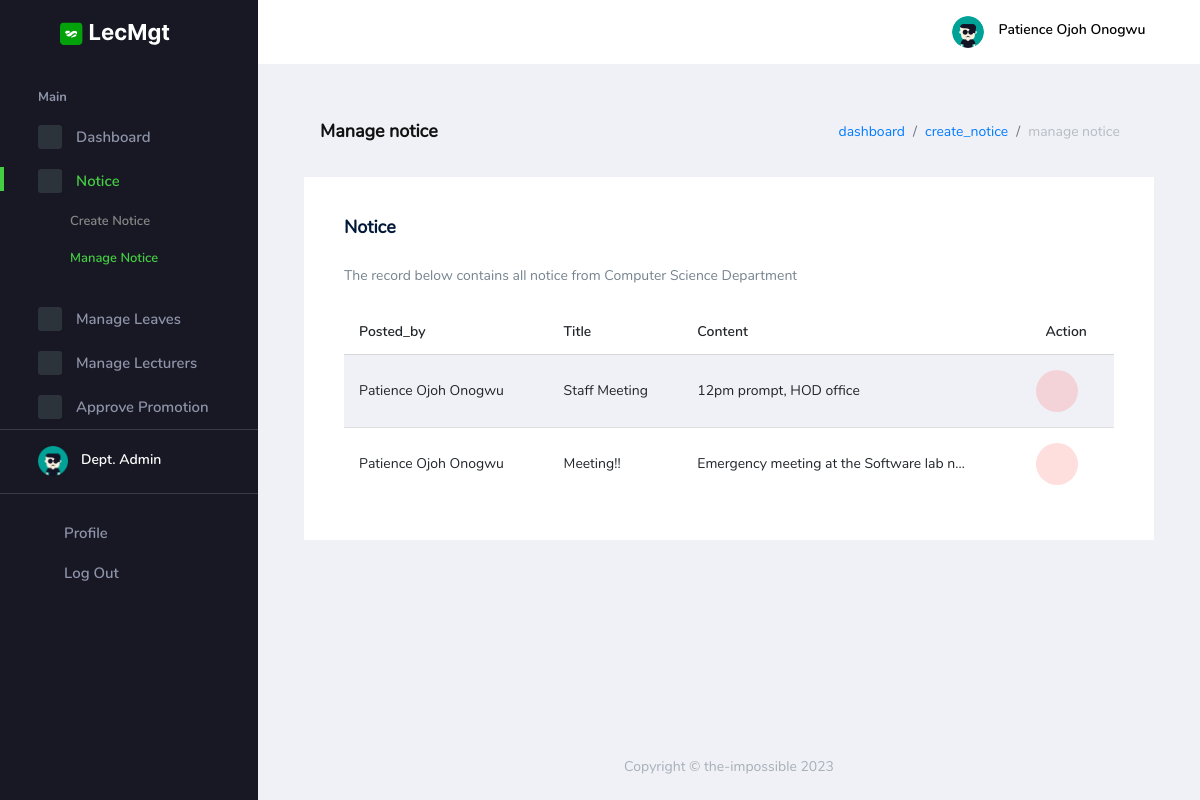
Screenshot of /auth/manage_notice (signed in) with the database file from the repository.
### lecMgt_auth/models.py (models this page shows, shortened)
class User(AbstractBaseUser, PermissionsMixin):
    user_id = models.UUIDField(
        default=uuid.uuid4, primary_key=True, unique=True, editable=False)
    email = models.CharField(max_length=100, db_index=True,
                             unique=True, verbose_name='email address', blank=True)
    name = models.CharField(
        max_length=100, db_index=True, blank=True, null=True)
    pics = models.ImageField(
        default='img/user.png', upload_to='uploads/', null=True)
    department = models.ForeignKey(
        Department, on_delete=models.CASCADE, blank=True, null=True,)
    date_joined = models.DateTimeField(
        verbose_name='date_joined', auto_now_add=True)
    last_login = models.DateTimeField(
        verbose_name='last_login', auto_now=True, null=True)
    is_active = models.BooleanField(default=True)
    is_staff = models.BooleanField(default=False)
    is_dept = models.BooleanField(default=False)
    is_central = models.BooleanField(default=False)
    is_dean = models.BooleanField(default=False)
    is_hod = models.BooleanField(default=False)
    is_superuser = models.BooleanField(default=False)
    USERNAME_FIELD = 'email'
    REQUIRED_FIELDS = ['name',]
    objects = UserManager()
    class Meta:
        db_table = 'Users'
        verbose_name_plural = 'Users'

class Department(models.Model):
    dept_id = models.UUIDField(
        default=uuid.uuid4, primary_key=True, unique=True, editable=False)
    dept_title = models.CharField(max_length=50, unique=True)
    def __str__(self):
        return self.dept_title
    class Meta:
        db_table = 'Department'
        verbose_name_plural = 'Departments'

class Notice(models.Model):
    notice_id = models.UUIDField(
        default=uuid.uuid4, primary_key=True, unique=True, editable=False)
    notice_title = models.CharField(max_length=50,)
    notice_detail = models.TextField(blank=True, null=True)
    posted_by = models.ForeignKey(
        User, on_delete=models.CASCADE, blank=True, null=True)
    department = models.ForeignKey(
        Department, on_delete=models.CASCADE, blank=True, null=True)
    created = models.DateTimeField(
        verbose_name='date_created', auto_now_add=True)
    class Meta:
        db_table = 'Notice'
        verbose_name_plural = 'Notice'

### lecMgt_auth/views.py (the view, shortened to what this page needs)
# urls.py: path('manage_notice', ManageNotice.as_view(), name="manage_notice"),
class ManageNotice(LoginRequiredMixin, ListView):
    template_name = 'backend/auth/notice/manage_notice.html'
    def get_queryset(self):
        return Notice.objects.filter(department=self.request.user.department).order_by('-created')

### Templates/backend/auth/notice/manage_notice.html (shortened to what this page needs)
{% extends 'base.html' %}
{% load crispy_forms_tags %}
{% load static %}
{% block head %}{% include 'partials/auth_head.html' %}{% endblock head %}
{% block body %}
    <div class="container-scroller">
    {% block nav %}{% include 'partials/auth_nav.html' %}{% endblock nav %}
      <div class="container-fluid page-body-wrapper">
        {% include 'partials/auth_sidebar.html' %}
        <div class="main-panel">
          <div class="content-wrapper">
            <div class="page-header">
              <h3 class="page-title"> Manage notice </h3>
              <nav aria-label="breadcrumb">
                <ol class="breadcrumb">
                  <li class="breadcrumb-item"><a href="{% url 'auth:dashboard' %}">dashboard</a></li>
                  {% if request.user.is_dept %}
                  <li class="breadcrumb-item"><a href="{% url 'auth:create_notice' %}">create_notice</a></li>
                  {% endif %}
                  <li class="breadcrumb-item active" aria-current="page">manage notice</li>
                </ol>
              </nav>
            </div>
            <div class="row">
              <div class="col-lg-12 grid-margin stretch-card">
                <div class="card">
                  <div class="card-body">
                    <h4 class="card-title">Notice</h4>
                    <p class="card-description"> The record below contains all notice from {{ request.user.department }}
                    </p>
                    <table class="table table-striped table-hover">
                      <thead>
                        <tr>
                          <th> Posted_by </th>
                          <th> Title </th>
                          <th> Content </th>
                          {% if request.user.is_dept or request.user.is_hod %}
                          <th> Action </th>
                          {% endif %}
                        </tr>
                      </thead>
                      <tbody>
                        {% for object in object_list %}
                          <td> {{ object.posted_by.name}} </td>
                          <td>
                             {{ object.notice_title}}</td>
                          <td>
                            <a style="cursor: pointer;" data-toggle="modal" data-target="#detailsModal{{forloop.counter}}">
                              {{ object.notice_detail|truncatechars:40 }}
                            </a>
                          </td>
                          {% if request.user.is_dept or request.user.is_hod %}
                          <td>
                            <div class="row">
                              <button type="button" class="btn btn-inverse-danger btn-rounded btn-icon" data-toggle="modal" data-target="#deleteModal{{forloop.counter}}">
                                <i class="mdi mdi-delete-forever"></i>
                              </button>
                            </div>
                          </td>
                          {% endif %}
                        {% endfor %}
                      </tbody>
                    </table>
                  </div>
                </div>
              </div>
            </div>
          </div>
          {% block footer %}{% include 'partials/auth_footer.html' %}{% endblock footer %}
        </div>
      </div>
    </div>
  {% endblock %}

### Templates/partials/auth_nav.html (shortened to what this page needs)
{% load static %}
<nav class="navbar default-layout-navbar col-lg-12 col-12 p-0 fixed-top d-flex flex-row">
    <div class="text-center navbar-brand-wrapper d-flex align-items-center justify-content-center">
      <a class="navbar-brand brand-logo" href="{% url 'basic:home' %}"><img src="{% static 'auth/assets/images/logo.svg' %}" alt="logo" /></a>
    </div>
    <div class="navbar-menu-wrapper d-flex align-items-stretch">
      <button class="navbar-toggler navbar-toggler align-self-center" type="button" data-toggle="minimize">
        <span class="mdi mdi-menu"></span>
      </button>
      <ul class="navbar-nav navbar-nav-right">
        <li class="nav-item nav-profile dropdown">
          <a class="nav-link dropdown-toggle" id="profileDropdown" href="#" data-toggle="dropdown" aria-expanded="false">
            <div class="nav-profile-img">
              <img src="{{ request.user.pics.url }}" alt="image">
            </div>
            <div class="nav-profile-text">
              <p class="mb-1 text-black">{{request.user.name}}</p>
            </div>
          </a>
        </li>
      </ul>
    </div>
  </nav>

### Templates/partials/auth_sidebar.html (shortened to what this page needs)
{% load static %}
<nav class="sidebar sidebar-offcanvas" id="sidebar">
  <ul class="nav">
    <li class="nav-item nav-category">Main</li>
    <li class="nav-item">
      <a class="nav-link" href="{% url 'auth:dashboard' %}">
        <span class="icon-bg"><i class="mdi mdi-cube menu-icon"></i></span>
        <span class="menu-title">Dashboard</span>
      </a>
    </li>
    {% if request.user.is_staff %}
    <li class="nav-item">
      <a class="nav-link" data-toggle="collapse" href="#ui-basic" aria-expanded="false" aria-controls="ui-basic">
        <span class="icon-bg"><i class="mdi mdi-crosshairs-gps menu-icon"></i></span>
        <span class="menu-title">Accounts</span>
        <i class="menu-arrow"></i>
      </a>
      <div class="collapse" id="ui-basic">
        <ul class="nav flex-column sub-menu">
          <li class="nav-item"> <a class="nav-link" href="{% url 'auth:create_account' %}">Create Account</a></li>
          <li class="nav-item"> <a class="nav-link" href="{% url 'auth:manage_accounts' %}">Manage Accounts</a></li>
        </ul>
      </div>
    </li>
    <li class="nav-item">
      <a class="nav-link" href="{% url 'auth:manage_promotion' %}">
        <span class="icon-bg"><i class="mdi mdi-chart-bar menu-icon"></i></span>
        <span class="menu-title">View Promotions</span>
      </a>
    </li>
    {% elif request.user.is_dept or request.user.is_hod %}
    <li class="nav-item">
      <a class="nav-link" data-toggle="collapse" href="#ui-notice" aria-expanded="false" aria-controls="ui-notice">
        <span class="icon-bg"><i class="mdi mdi-table-large menu-icon"></i></span>
        <span class="menu-title">Notice</span>
        <i class="menu-arrow"></i>
      </a>
      <div class="collapse" id="ui-notice">
        <ul class="nav flex-column sub-menu">
          <li class="nav-item"> <a class="nav-link" href="{% url 'auth:create_notice' %}">Create Notice</a></li>
          <li class="nav-item"> <a class="nav-link" href="{% url 'auth:manage_notice' %}">Manage Notice</a></li>
        </ul>
      </div>
    </li>
    <li class="nav-item">
      <a class="nav-link" href="{% url 'auth:manage_leaves' %}">
        <span class="icon-bg"><i class="mdi mdi-chart-bar menu-icon"></i></span>
        <span class="menu-title">Manage Leaves</span>
      </a>
    </li>
    <li class="nav-item">
      <a class="nav-link" href="{% url 'auth:manage_lecturers' %}">
        <span class="icon-bg"><i class="mdi mdi-chart-bar menu-icon"></i></span>
        <span class="menu-title">Manage Lecturers</span>
      </a>
    </li>
    <li class="nav-item">
      <a class="nav-link" href="{% url 'auth:manage_promotion' %}">
        <span class="icon-bg"><i class="mdi mdi-chart-bar menu-icon"></i></span>
        <span class="menu-title">Approve Promotion</span>
      </a>
    </li>
    {% endif %}
    <li class="nav-item sidebar-user-actions">
      <div class="user-details">
        <div class="d-flex justify-content-between align-items-center">
          <div>
            <div class="d-flex align-items-center">
              <div class="sidebar-profile-img">
                <img src="{{ request.user.pics.url }}" width="30" alt="image">
              </div>
              <div class="sidebar-profile-text">
                <p class="mb-1">
                  {% if request.user.is_staff %}
                    System admin
                  {% elif request.user.is_central %}
                    Central admin
                    {% elif request.user.is_dean %}
                    Dean office
                    {% elif request.user.is_hod %}
                    HOD office
                    {% elif request.user.is_dept %}
                    Dept. Admin
                    {% else %}
                    Lecturer
                  {% endif %}
                </p>
              </div>
            </div>
          </div>
        </div>
      </div>
    </li>
    <li class="nav-item sidebar-user-actions">
      <div class="sidebar-user-menu">
        <a href="{% url 'auth:profile' request.user.user_id %}" class="nav-link"><i class="mdi mdi-account-outline menu-icon"></i>
          <span class="menu-title">Profile</span>
        </a>
      </div>
    </li>
    <li class="nav-item sidebar-user-actions">
      <div class="sidebar-user-menu">
        <a data-toggle="modal" data-target="#basicModal" style="cursor: pointer;" class="nav-link"><i class="mdi mdi-logout menu-icon"></i>
          <span class="menu-title">Log Out</span></a>
      </div>
    </li>
  </ul>
</nav>

### rows the page displays
User: user.pics (placeholder picture), user.name "Patience Ojoh Onogwu", user.department "Computer Science Department"
Notice: posted_by.name "Patience Ojoh Onogwu", notice_title "Staff Meeting", notice_detail "12pm prompt, HOD office"
Notice: posted_by.name "Patience Ojoh Onogwu", notice_title "Meeting!!", notice_detail "Emergency meeting at the Software lab n…"
